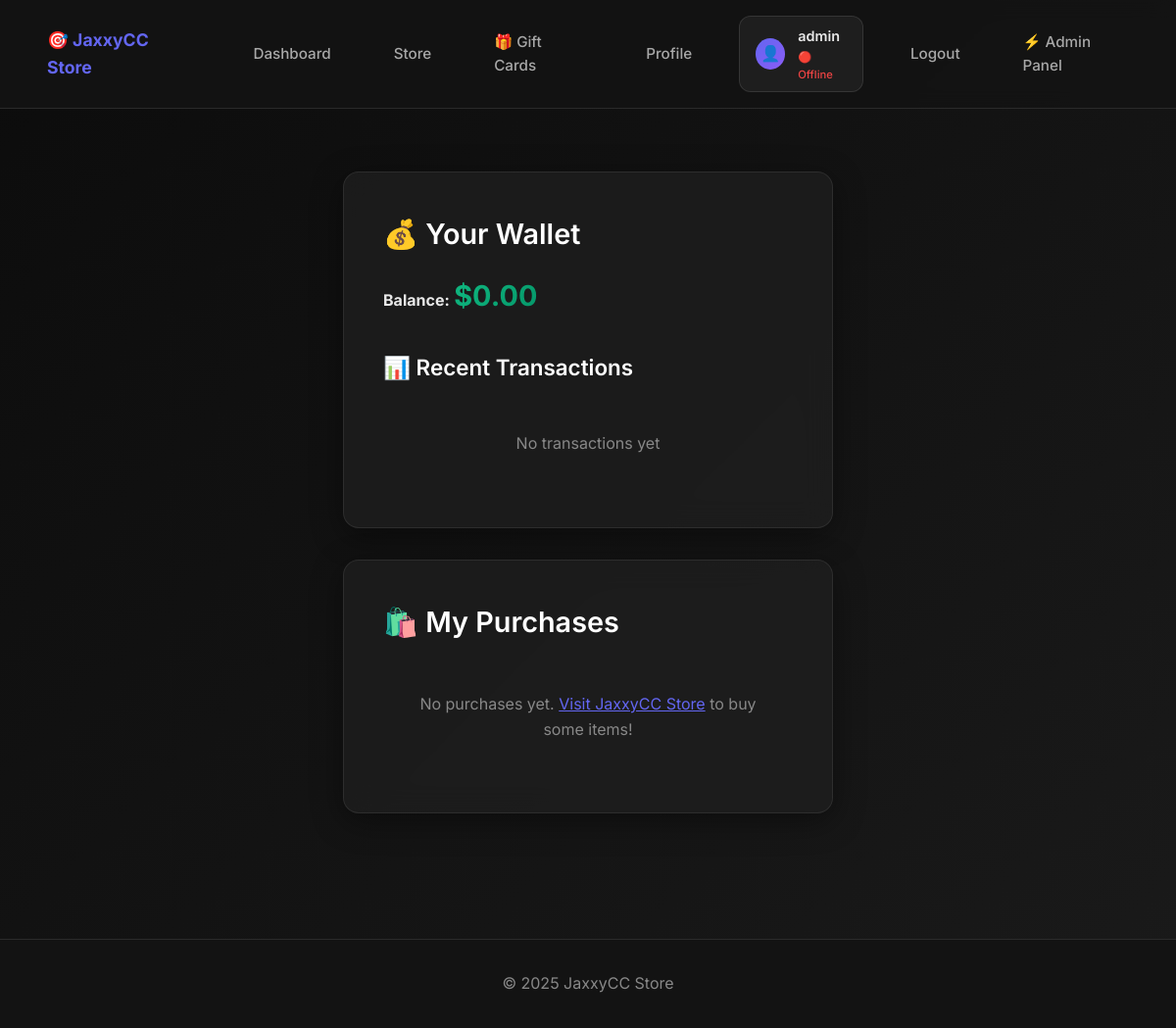
The page /dashboard.php (signed in) on the database as committed earlier.
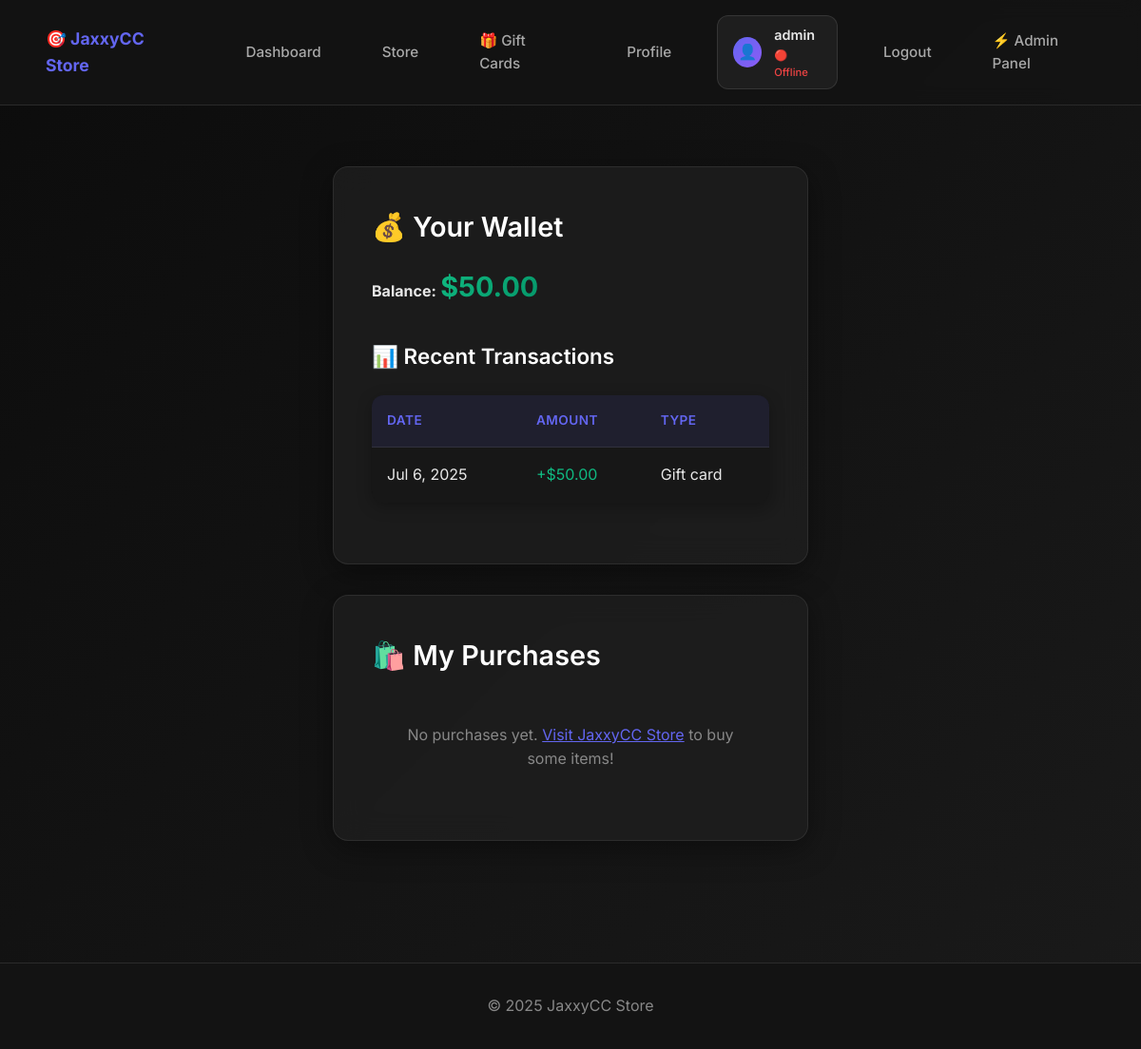
The same page on the database as committed later.
### tables this page shows
CREATE TABLE wallets (
    user_id INTEGER PRIMARY KEY,
    balance REAL DEFAULT 0,
    FOREIGN KEY(user_id) REFERENCES users(id)
);

CREATE TABLE transactions (
    id INTEGER PRIMARY KEY AUTOINCREMENT,
    user_id INTEGER NOT NULL,
    amount REAL NOT NULL,
    type TEXT NOT NULL,
    created_at DATETIME DEFAULT CURRENT_TIMESTAMP,
    FOREIGN KEY(user_id) REFERENCES users(id)
);

### dashboard.php (the view, shortened to what this page needs)
<?php
include __DIR__ . '/includes/header.php';
$db = get_db();
$user_id = $_SESSION['user_id'];
$stmt = $db->prepare('SELECT balance FROM wallets WHERE user_id = ?');
$stmt->execute([$user_id]);
$balance = $stmt->fetchColumn();
$transactions = $db->prepare('SELECT * FROM transactions WHERE user_id = ? ORDER BY created_at DESC LIMIT 10');
$transactions->execute([$user_id]);
$transactions = $transactions->fetchAll(PDO::FETCH_ASSOC);
$purchases = $db->prepare('SELECT p.*, i.title, i.price FROM purchases p JOIN items i ON p.item_id = i.id WHERE p.user_id = ? ORDER BY p.purchased_at DESC');
$purchases->execute([$user_id]);
$purchases = $purchases->fetchAll(PDO::FETCH_ASSOC);
?>
<div class="card">
    <h2>💰 Your Wallet</h2>
    <p><strong>Balance:</strong> <span class="balance">$<?= number_format($balance, 2) ?></span></p>
    <h3>📊 Recent Transactions</h3>
    <?php if (count($transactions) > 0): ?>
    <table>
        <tr><th>Date</th><th>Amount</th><th>Type</th></tr>
        <?php foreach ($transactions as $t): ?>
        <tr>
            <td><?= date('M j, Y', strtotime($t['created_at'])) ?></td>
            <td style="color: <?= $t['amount'] > 0 ? '#10b981' : '#ef4444' ?>;">
                <?= ($t['amount'] > 0 ? '+' : '') . '$' . number_format($t['amount'], 2) ?>
            </td>
            <td><?= ucfirst(str_replace('_', ' ', htmlspecialchars($t['type']))) ?></td>
        </tr>
        <?php endforeach; ?>
    </table>
    <?php else: ?>
    <p style="color: #888; text-align: center; padding: 2rem;">No transactions yet</p>
    <?php endif; ?>
</div>
<div class="card">
    <h2>🛍️ My Purchases</h2>
    <?php if (count($purchases) > 0): ?>
    <table>
        <tr><th>Title</th><th>Price</th><th>Action</th></tr>
        <?php foreach ($purchases as $p): ?>
        <tr>
            <td><?= htmlspecialchars($p['title']) ?></td>
            <td>$<?= number_format($p['price'], 2) ?></td>
            <td><form method="post" action="/purchase.php" style="margin:0;"><input type="hidden" name="reveal" value="<?= $p['item_id'] ?>"><button type="submit">🔓 View Content</button></form></td>
        </tr>
        <?php endforeach; ?>
    </table>
    <?php else: ?>
    <p style="color: #888; text-align: center; padding: 2rem;">No purchases yet. <a href="/store.php" style="color: #6366f1;">Visit JaxxyCC Store</a> to buy some items!</p>
    <?php endif; ?>
</div>
<?php include __DIR__ . '/includes/footer.php'; ?>

Rows that differ between the two databases and show on the page:
changed wallets: balance "0.00" → "50.00"
added transactions: created_at "Jul 6, 2025", amount "50.00", type "Gift card"
Other text that changed with them:
text no longer shown: "No transactions yet"
text now shown: "DATE AMOUNT TYPE"
